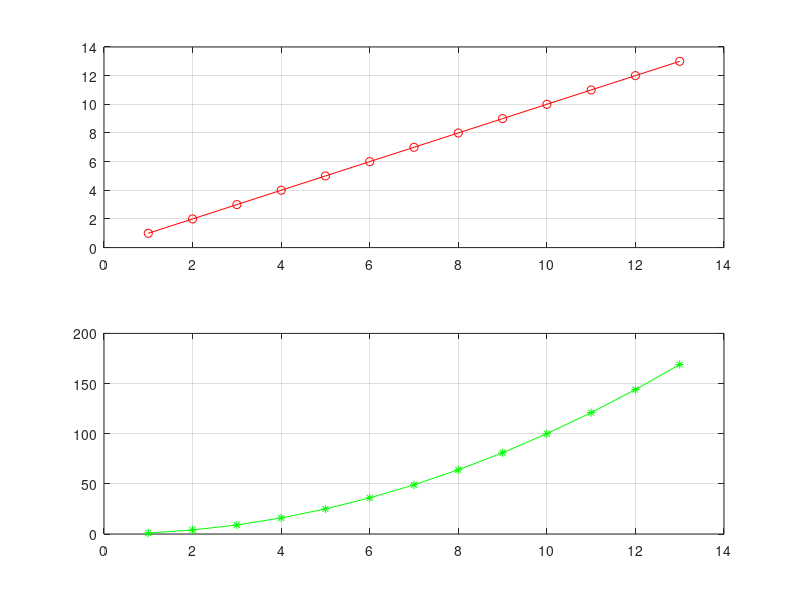

This chart was generated by the following MATLAB code:
% exo 7
clear

load fichier.txt
fichier

subplot(2,1,1)
plot(fichier(:,1),fichier(:,2),'r-o')
grid on

%Variante avec fopen et fscanf :
fid=fopen('fichier.txt');
a=fscanf(fid,'%f %f %f',[3 inf]);
fclose(fid);

subplot(2,1,2)
plot(a(1,:),a(3,:),'g-*')
grid on

% Sauvegarde
fid=fopen('sauvegarde.txt','w') ;
fprintf(fid,'%f %f %f\n',fichier);
fclose(fid);
